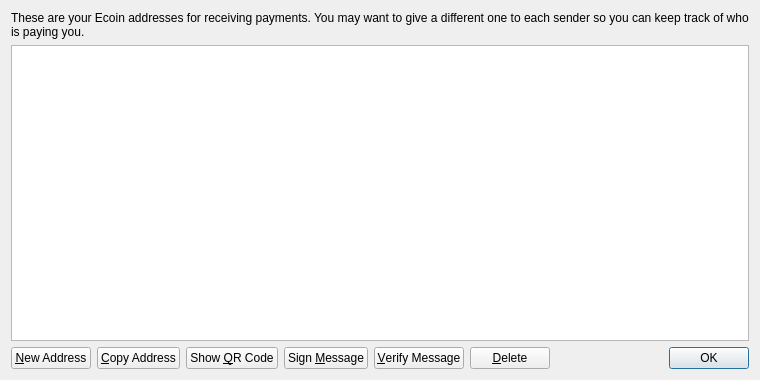
<?xml version="1.0" encoding="UTF-8"?>
<ui version="4.0">
 <class>AddressBookPage</class>
 <widget class="QWidget" name="AddressBookPage">
  <property name="geometry">
   <rect>
    <x>0</x>
    <y>0</y>
    <width>760</width>
    <height>380</height>
   </rect>
  </property>
  <property name="windowTitle">
   <string>Address Book</string>
  </property>
  <layout class="QVBoxLayout" name="verticalLayout">
   <item>
    <widget class="QLabel" name="labelExplanation">
     <property name="text">
      <string>These are your Ecoin addresses for receiving payments. You may want to give a different one to each sender so you can keep track of who is paying you.</string>
     </property>
     <property name="textFormat">
      <enum>Qt::PlainText</enum>
     </property>
     <property name="wordWrap">
      <bool>true</bool>
     </property>
    </widget>
   </item>
   <item>
    <widget class="QTableView" name="tableView">
     <property name="contextMenuPolicy">
      <enum>Qt::CustomContextMenu</enum>
     </property>
     <property name="toolTip">
      <string>Double-click to edit address or label</string>
     </property>
     <property name="tabKeyNavigation">
      <bool>false</bool>
     </property>
     <property name="alternatingRowColors">
      <bool>true</bool>
     </property>
     <property name="selectionMode">
      <enum>QAbstractItemView::SingleSelection</enum>
     </property>
     <property name="selectionBehavior">
      <enum>QAbstractItemView::SelectRows</enum>
     </property>
     <property name="sortingEnabled">
      <bool>true</bool>
     </property>
     <attribute name="verticalHeaderVisible">
      <bool>false</bool>
     </attribute>
    </widget>
   </item>
   <item>
    <layout class="QHBoxLayout" name="horizontalLayout">
     <item>
      <widget class="QPushButton" name="newAddressButton">
       <property name="toolTip">
        <string>Create a new address</string>
       </property>
       <property name="text">
        <string>&amp;New Address</string>
       </property>
       <property name="icon">
        <iconset resource="../bitcoin.qrc">
         <normaloff>:/icons/add</normaloff>:/icons/add</iconset>
       </property>
      </widget>
     </item>
     <item>
      <widget class="QPushButton" name="copyToClipboard">
       <property name="toolTip">
        <string>Copy the currently selected address to the system clipboard</string>
       </property>
       <property name="text">
        <string>&amp;Copy Address</string>
       </property>
       <property name="icon">
        <iconset resource="../bitcoin.qrc">
         <normaloff>:/icons/editcopy</normaloff>:/icons/editcopy</iconset>
       </property>
      </widget>
     </item>
     <item>
      <widget class="QPushButton" name="showQRCode">
       <property name="text">
        <string>Show &amp;QR Code</string>
       </property>
       <property name="icon">
        <iconset resource="../bitcoin.qrc">
         <normaloff>:/icons/qrcode</normaloff>:/icons/qrcode</iconset>
       </property>
      </widget>
     </item>
     <item>
      <widget class="QPushButton" name="signMessage">
       <property name="toolTip">
        <string>Sign a message to prove you own a Ecoin address</string>
       </property>
       <property name="text">
        <string>Sign &amp;Message</string>
       </property>
       <property name="icon">
        <iconset resource="../bitcoin.qrc">
         <normaloff>:/icons/edit</normaloff>:/icons/edit</iconset>
       </property>
      </widget>
     </item>
     <item>
      <widget class="QPushButton" name="verifyMessage">
       <property name="toolTip">
        <string>Verify a message to ensure it was signed with a specified Ecoin address</string>
       </property>
       <property name="text">
        <string>&amp;Verify Message</string>
       </property>
       <property name="icon">
        <iconset resource="../bitcoin.qrc">
         <normaloff>:/icons/transaction_0</normaloff>:/icons/transaction_0</iconset>
       </property>
      </widget>
     </item>
     <item>
      <widget class="QPushButton" name="deleteButton">
       <property name="toolTip">
        <string>Delete the currently selected address from the list</string>
       </property>
       <property name="text">
        <string>&amp;Delete</string>
       </property>
       <property name="icon">
        <iconset resource="../bitcoin.qrc">
         <normaloff>:/icons/remove</normaloff>:/icons/remove</iconset>
       </property>
      </widget>
     </item>
     <item>
      <spacer name="horizontalSpacer">
       <property name="orientation">
        <enum>Qt::Horizontal</enum>
       </property>
       <property name="sizeHint" stdset="0">
        <size>
         <width>40</width>
         <height>20</height>
        </size>
       </property>
      </spacer>
     </item>
     <item>
      <widget class="QDialogButtonBox" name="buttonBox">
       <property name="sizePolicy">
        <sizepolicy hsizetype="Maximum" vsizetype="Fixed">
         <horstretch>0</horstretch>
         <verstretch>0</verstretch>
        </sizepolicy>
       </property>
       <property name="standardButtons">
        <set>QDialogButtonBox::Ok</set>
       </property>
      </widget>
     </item>
    </layout>
   </item>
  </layout>
 </widget>
 <resources>
  <include location="../bitcoin.qrc"/>
 </resources>
 <connections/>
</ui>
